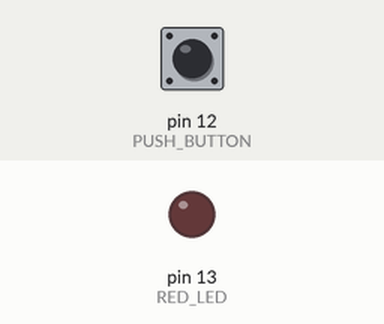
Recording of a sketch running on a simulated Arduino Uno, built with avr-gcc and run on an emulated ATmega328P. On the bench: output pins drawn as LEDs (lit = HIGH). Inputs (shaded band) come from the test bench; at power-on: pin 12 (PUSH_BUTTON) HIGH.

Above: at 1.2 s.
1.3 s: pin 12 (PUSH_BUTTON) pulled LOW for 0.15 s
At 1.37 s:
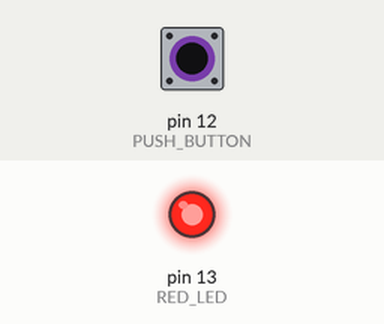
2.9 s: pin 12 (PUSH_BUTTON) pulled LOW for 3.2 s
At 6.6 s:
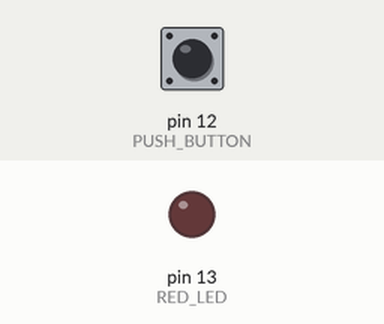
Timing chart, 0 to 8.1 s (numbered marks = the images above; inputs shaded):
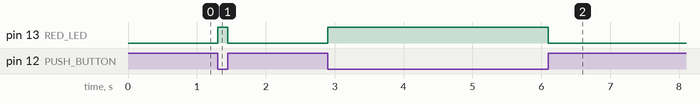

Measured:
- after the input at 1.3 s, pin 13 (RED_LED): LOW → HIGH at once, → LOW 0.15 s later
- after the input at 2.9 s, pin 13 (RED_LED): LOW → HIGH at once, → LOW 3.2 s later

The sketch:

pushbutton.ino
```cpp
const int PUSH_BUTTON=12;
const int RED_LED=13;
int R;
void setup(){
pinMode(PUSH_BUTTON, INPUT_PULLUP);
pinMode(RED_LED, OUTPUT);
}

void loop() {
  // put your main code here, to run repeatedly:
R=digitalRead(PUSH_BUTTON);
if(R==1)
digitalWrite(RED_LED ,0);
else
digitalWrite(RED_LED ,1);
}
```
